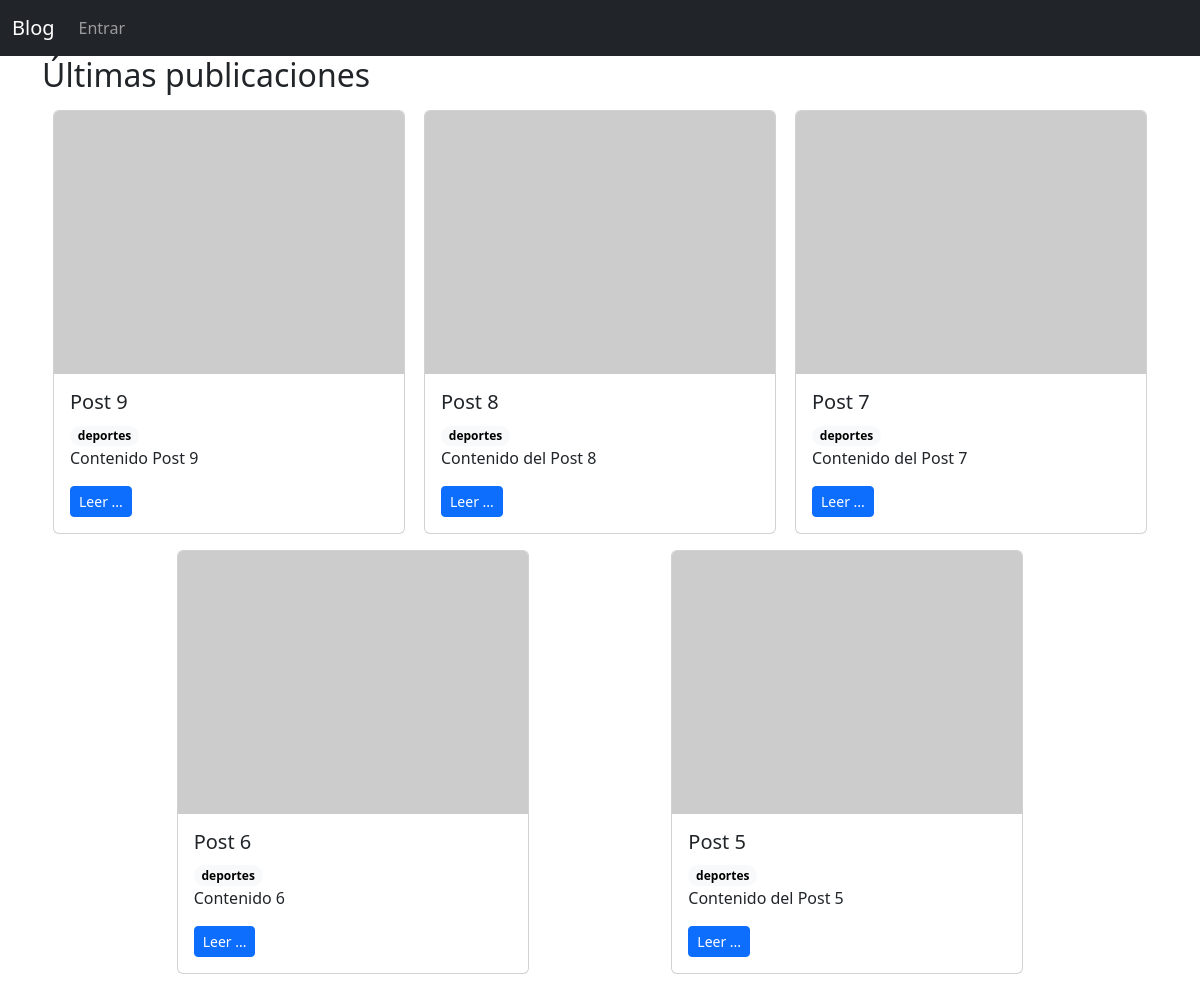
The page / on the database its author committed.
### blog/models.py (models this page shows, shortened)
class Post(models.Model):
    title = models.CharField(max_length=128)
    content = models.TextField()
    image = models.ImageField(upload_to='posts', null=True, blank=True)
    category = models.ForeignKey(Category, on_delete=models.PROTECT)
    published = models.DateField(null=True, blank=True)
    created = models.DateTimeField(default=now)
    author = models.ForeignKey(User, on_delete=models.PROTECT, null=True)

class Category(models.Model):
    name = models.CharField(max_length=32)
    def __str__(self):
        return self.name

### blog/views.py (the view)
# urls.py: path('', views.index, name='home'),
def index(request):
    last_posts = Post.objects.all().order_by('-created', 'title')[:5]
    return render(request, 'home.html', {'last_posts': last_posts})

### blog/templates/home.html
{% extends 'templates/app.html' %}
{% block main %}
<h2>Últimas publicaciones</h2>
<section class="d-flex flex-wrap flex-column align-items-center flex-lg-row justify-content-lg-evenly">
    {% for post in last_posts %}
    <div class="card mx-lg-2 my-sm-2" style="width: 22rem;">
        <img src="https://picsum.photos/200/150?random={{post.id}}" class="card-img-top" alt="img post">
        <div class="card-body">
            <h5 class="card-title">{{ post.title }}</h5>
            <span class="badge rounded-pill text-bg-light">{{ post.category }}</span>
            <p class="card-text">{{ post.content }}</p>
            <a href="{% url 'post.show' post.id %}" class="btn btn-sm btn-primary">Leer ...</a>
        </div>
    </div>
    {% endfor %}
</section>
{% endblock %}

### blog/templates/templates/app.html (shortened to what this page needs)
<!doctype html>
<html lang="es">
<head>
    {% load static %}
    <link rel="stylesheet" href="{% static 'css/bootstrap.min.css' %}">
</head>
<body>
<header>
    {% include 'templates/nav.html' %}
</header>
<main class="container">
    {% block main %}
    {% endblock %}
</main>
</body>
</html>

### blog/templates/templates/nav.html (shortened to what this page needs)
<nav class="navbar navbar-expand-md sticky-top navbar-dark bg-dark">
    <div class="container-fluid">
        <span class="navbar-brand mb-0 h1">Blog</span>
        <div class="collapse navbar-collapse" id="navbarNavDropdown">
            <ul class="navbar-nav">
                {% if user.is_authenticated %}
                <li class="nav-item">
                    <a class="nav-link active" aria-current="page" href="{% url 'home' %}">Home</a>
                </li>
                <li class="nav-item dropdown">
                    <a class="nav-link dropdown-toggle" href="#" id="navbarDropdownMenuLink" role="button"
                       data-bs-toggle="dropdown" aria-expanded="false">
                        Admin
                    </a>
                    <ul class="dropdown-menu" aria-labelledby="navbarDropdownMenuLink">
                        <li><a class="dropdown-item" href="{% url 'category.list' %}">Categorías</a></li>
                        <li><a class="dropdown-item" href="{% url 'post.list' %}">Publicaciones</a></li>
                        <li><a class="dropdown-item" href="{% url 'profile.list' %}">Perfiles</a></li>
                        <li><a class="dropdown-item" href="{% url 'user.create' %}">Usuarios</a></li>
                        <li><hr class="dropdown-divider"></li>
                        <li><a class="dropdown-item" href="{% url 'logout' %}">Salir</a></li>
                    </ul>
                </li>
                {% else %}
                <li class="nav-item">
                    <a class="nav-link" aria-current="page" href="{% url 'login' %}">Entrar</a>
                </li>
                {% endif %}
            </ul>
        </div>
    </div>
</nav>

### rows shown on the page
Post: title "Post 9", category "deportes", content "Contenido Post 9"
Post: title "Post 8", category "deportes", content "Contenido del Post 8"
Post: title "Post 7", category "deportes", content "Contenido del Post 7"
Post: title "Post 6", category "deportes", content "Contenido 6"
Post: title "Post 5", category "deportes", content "Contenido del Post 5"
